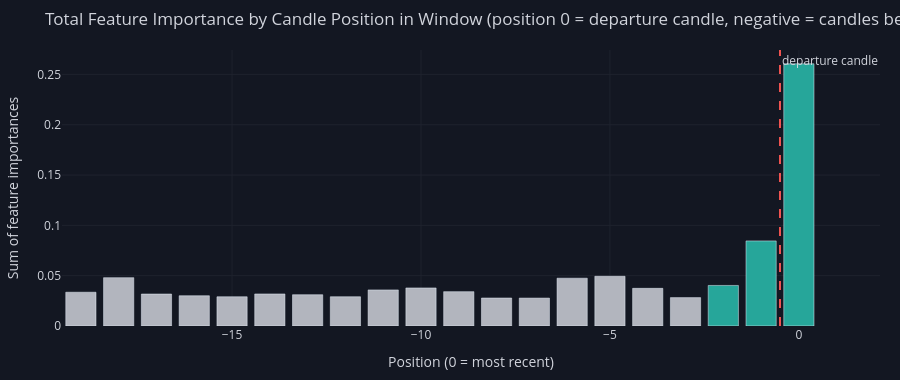

The notebook cell saved with this chart:
### Code cell
# ── 3.2  Importance by candle position (which window position matters most?) ─
import re
pos_imp = {}
for name, imp in fi.items():
    m = re.match(r'c([+-]?\d+)_', name)
    if m:
        pos = int(m.group(1))
        pos_imp[pos] = pos_imp.get(pos, 0) + imp

pos_df = pd.DataFrame(sorted(pos_imp.items()), columns=['position','importance'])

fig = go.Figure(go.Bar(
    x=pos_df['position'], y=pos_df['importance'],
    marker_color=[WIN_COLOR if p >= -2 else NEUTRAL for p in pos_df['position']],
))
fig.add_vline(x=-0.5, line_dash='dash', line_color=LOSS_COLOR,
              annotation_text='departure candle', annotation_position='top right')
fig.update_layout(dark_layout(
    title='Total Feature Importance by Candle Position in Window\n'
          '(position 0 = departure candle, negative = candles before)',
    height=380,
    xaxis_title='Position (0 = most recent)',
    yaxis_title='Sum of feature importances',
))
fig.show()
print('\nTop 5 most important positions:')
print(pos_df.sort_values('importance', ascending=False).head(5).to_string(index=False))

### Figure 1 — Plotly figure (JSON) as saved in the notebook; plotly's stock layout.template omitted (floating-point values rounded to 4 significant figures)
{"data": [{"marker": {"color": ["#b2b5be", "#b2b5be", "#b2b5be", "#b2b5be", "#b2b5be", "#b2b5be", "#b2b5be", "#b2b5be", "#b2b5be", "#b2b5be", "#b2b5be", "#b2b5be", "#b2b5be", "#b2b5be", "#b2b5be", "#b2b5be", "#b2b5be", "#26a69a", "#26a69a", "#26a69a"]}, "type": "bar", "x": [-19, -18, -17, -16, -15, -14, -13, -12, -11, -10, -9, -8, -7, -6, -5, -4, -3, -2, -1, 0], "y": [0.03356, 0.04802, 0.03178, 0.03007, 0.02906, 0.03185, 0.03108, 0.02907, 0.03587, 0.03783, 0.03414, 0.02782, 0.02774, 0.0475, 0.04941, 0.03743, 0.02821, 0.04029, 0.08454, 0.2605]}], "layout": {"annotations": [{"showarrow": false, "text": "departure candle", "x": -0.5, "xanchor": "left", "xref": "x", "y": 1, "yanchor": "top", "yref": "y domain"}], "font": {"color": "#d1d4dc", "size": 12}, "height": 380, "legend": {"bgcolor": "rgba(0,0,0,0)"}, "margin": {"b": 50, "l": 60, "r": 20, "t": 50}, "paper_bgcolor": "#131722", "plot_bgcolor": "#131722", "shapes": [{"line": {"color": "#ef5350", "dash": "dash"}, "type": "line", "x0": -0.5, "x1": -0.5, "xref": "x", "y0": 0, "y1": 1, "yref": "y domain"}], "title": {"text": "Total Feature Importance by Candle Position in Window\n(position 0 = departure candle, negative = candles before)"}, "xaxis": {"gridcolor": "#1e222d", "title": {"text": "Position (0 = most recent)"}, "zeroline": false}, "yaxis": {"gridcolor": "#1e222d", "title": {"text": "Sum of feature importances"}, "zeroline": false}}}
